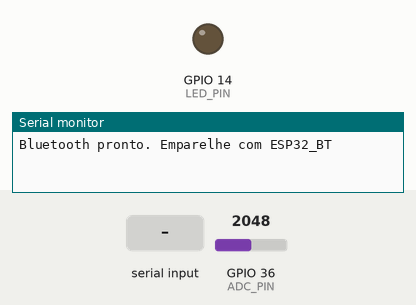
A sketch run on a simulated ESP32. On the bench: output pins drawn as LEDs (lit = HIGH), the last lines printed to the serial monitor. Inputs (shaded band) come from the test bench; at power-on: GPIO 36 (ADC_PIN) = 2048. Nothing arrives over Bluetooth unless stated.

Above: at 1.2 s.
1.3 s: "LED_ON\n" received over the second serial link
At 2.4 s:
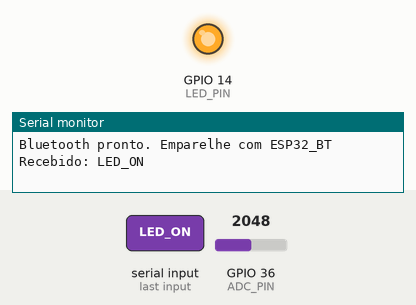
2.8 s: "LED_OFF\n" received over the second serial link
At 3.6 s:
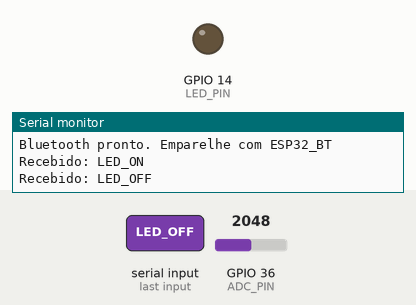
Timing chart, 0 to 5.8 s (numbered marks = the images above; inputs shaded):
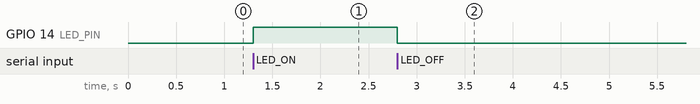

The sketch:

bluetooth_serial.ino
```cpp
/*
 * Exemplo de uso do Bluetooth clássico como Serial
 * Descrição: Esse código demonstra o uso do bluetooth clássico
 * como seril. Controlamos o estado de um LED e recebemos mensagens
 * periodicas do device.
 *
 * Autor: Fábio Souza
 * Data: 12/05/2025
*/

#include "BluetoothSerial.h"
BluetoothSerial SerialBT;

#define LED_PIN 14
#define ADC_PIN 36

void setup() {
  Serial.begin(115200);
  SerialBT.begin("ESP32_BT");
  Serial.println("Bluetooth pronto. Emparelhe com ESP32_BT");
  pinMode(LED_PIN,OUTPUT);
}

void loop() {
  if (SerialBT.available()) {
    String comando = SerialBT.readStringUntil('\n');
    comando.trim();
    Serial.println("Recebido: " + comando);

    if (comando == "LED_ON") {
      digitalWrite(LED_PIN, HIGH);
      SerialBT.println("LED ligado!");
    } else if (comando == "LED_OFF") {
      digitalWrite(LED_PIN, LOW);
      SerialBT.println("LED desligado!");
    }
  }

  // Enviar mensagem periódica
  static unsigned long lastTime = 0;
  if (millis() - lastTime > 5000) {
    SerialBT.println("ESP32 online");
    SerialBT.println(analogRead(ADC_PIN));
    lastTime = millis();
  }
}
```

Measured:
- after the input at 1.3 s, GPIO 14 (LED_PIN): LOW → HIGH at once
- after the input at 2.8 s, GPIO 14 (LED_PIN): HIGH → LOW at once
